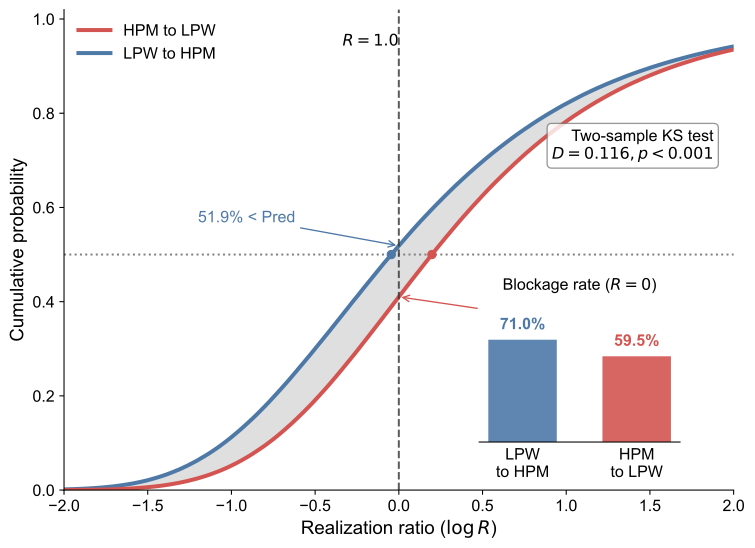

Write the Python code that produced this figure.
import glob
import os

import matplotlib

matplotlib.use("Agg")
import matplotlib.pyplot as plt
import numpy as np
import pandas as pd
import seaborn as sns
from matplotlib.lines import Line2D
from scipy import stats


SCRIPT_DIR = os.path.dirname(os.path.abspath(__file__))
ROOT_DIR = os.path.abspath(os.path.join(SCRIPT_DIR, "..", ".."))

real_folder = os.path.join(SCRIPT_DIR, "real")
pred_folder = os.path.join(SCRIPT_DIR, "gravity")
ref_folder = os.path.join(ROOT_DIR, "cbg_socioeconomic_attributes")
if not os.path.exists(ref_folder):
    ref_folder = os.path.join(ROOT_DIR, "cbg_socioeconomic_poi")
output_folder = SCRIPT_DIR

CITY_NAMES = [
    "Washington, D.C",
    "Miami",
    "Atlanta",
    "Chicago",
    "Boston",
    "Detroit",
    "New York",
    "Pittsburgh",
    "Philadelphia",
    "Dallas",
    "Houston",
    "Los Angeles",
    "San Diego",
    "San Francisco",
    "Phoenix",
    "St. Louis",
]

TYPE_LPW = "LPW"
TYPE_HPM = "HPM"
FLOW_HPM_TO_LPW = "HPM_to_LPW"
FLOW_LPW_TO_HPM = "LPW_to_HPM"
THRESHOLD_PRED = 0

COLOR_H2L = "#D35450"
COLOR_L2H = "#4E79A7"
COLOR_GRAY = "#333333"

plt.rcParams["font.family"] = "Arial"
plt.rcParams["font.size"] = 12


def validate_columns(df, required_columns, source_name):
    missing = sorted(required_columns - set(df.columns))
    if missing:
        raise ValueError(f"{source_name} is missing required columns: {missing}")


def validate_matrix(df, source_name):
    if df.empty:
        raise ValueError(f"{source_name} is empty.")
    if df.index.empty or df.columns.empty:
        raise ValueError(f"{source_name} must contain an origin index and destination columns.")


def load_type_map(city):
    ref_path = os.path.join(ref_folder, f"{city}.csv")
    if not os.path.exists(ref_path):
        matches = glob.glob(os.path.join(ref_folder, f"*{city}*.csv"))
        ref_path = matches[0] if matches else None

    if not ref_path:
        raise FileNotFoundError(f"No attribute file found for {city}")

    type_map = pd.read_csv(ref_path, dtype={"origin_geoid": str})
    validate_columns(type_map, {"origin_geoid", "origin_geoid_type"}, ref_path)
    type_map["origin_geoid_type"] = type_map["origin_geoid_type"].astype(str).str.strip()
    return dict(zip(type_map["origin_geoid"], type_map["origin_geoid_type"]))


def load_matrix(path):
    df = pd.read_csv(path, index_col=0, dtype={0: str})
    validate_matrix(df, path)
    df.index = df.index.astype(str)
    df.columns = df.columns.astype(str)
    df.index.name = "origin_geoid"
    return df.apply(pd.to_numeric, errors="coerce").fillna(0)


def get_link_data_and_stats():
    all_active_data = []
    stats_counter = {
        FLOW_HPM_TO_LPW: {"total": 0, "blocked": 0},
        FLOW_LPW_TO_HPM: {"total": 0, "blocked": 0},
    }

    print(f"Extracting link data with predicted flow > {THRESHOLD_PRED}...")

    for city in CITY_NAMES:
        try:
            f_real = os.path.join(real_folder, f"{city}.csv")
            f_pred = os.path.join(pred_folder, f"{city}.csv")

            if not (os.path.exists(f_real) and os.path.exists(f_pred)):
                print(f"Missing real or predicted matrix for {city}; skipping.")
                continue

            type_dict = load_type_map(city)
            df_r = load_matrix(f_real)
            df_p = load_matrix(f_pred)

            idx = df_r.index.intersection(df_p.index)
            col = df_r.columns.intersection(df_p.columns)
            df_r = df_r.loc[idx, col]
            df_p = df_p.loc[idx, col]

            series_r = df_r.stack()
            series_p = df_p.stack()

            df_link = pd.concat([series_r, series_p], axis=1, keys=["Obs", "Pred"])
            df_link.index.names = ["origin_block", "destination_block"]
            df_link = df_link.reset_index()

            df_valid = df_link[df_link["Pred"] > THRESHOLD_PRED].copy()
            if df_valid.empty:
                continue

            df_valid["O_Type"] = df_valid["origin_block"].map(type_dict)
            df_valid["D_Type"] = df_valid["destination_block"].map(type_dict)
            df_valid = df_valid.dropna(subset=["O_Type", "D_Type"])

            h2l_all = df_valid[(df_valid["O_Type"] == TYPE_HPM) & (df_valid["D_Type"] == TYPE_LPW)]
            stats_counter[FLOW_HPM_TO_LPW]["total"] += len(h2l_all)
            stats_counter[FLOW_HPM_TO_LPW]["blocked"] += len(h2l_all[h2l_all["Obs"] == 0])

            l2h_all = df_valid[(df_valid["O_Type"] == TYPE_LPW) & (df_valid["D_Type"] == TYPE_HPM)]
            stats_counter[FLOW_LPW_TO_HPM]["total"] += len(l2h_all)
            stats_counter[FLOW_LPW_TO_HPM]["blocked"] += len(l2h_all[l2h_all["Obs"] == 0])

            active_links = df_valid[df_valid["Obs"] > 0].copy()

            h2l_active = active_links[
                (active_links["O_Type"] == TYPE_HPM) & (active_links["D_Type"] == TYPE_LPW)
            ].copy()
            h2l_active["flow_type"] = FLOW_HPM_TO_LPW

            l2h_active = active_links[
                (active_links["O_Type"] == TYPE_LPW) & (active_links["D_Type"] == TYPE_HPM)
            ].copy()
            l2h_active["flow_type"] = FLOW_LPW_TO_HPM

            combined = pd.concat([h2l_active, l2h_active])
            if not combined.empty:
                combined["LogRatio"] = np.log10(combined["Obs"] / combined["Pred"])
                all_active_data.append(combined[["flow_type", "LogRatio"]])

        except Exception as exc:
            print(f"Error processing {city}: {exc}")
            continue

    df_ecdf = pd.concat(all_active_data, ignore_index=True) if all_active_data else pd.DataFrame()
    return df_ecdf, stats_counter


if __name__ == "__main__":
    gz_path = os.path.join(SCRIPT_DIR, "Fig3B_active_links.csv.gz")
    csv_path = os.path.join(SCRIPT_DIR, "Fig3B_active_links.csv")
    stats_path = os.path.join(SCRIPT_DIR, "Fig3B_blockage_stats.csv")

    if os.path.exists(gz_path) and os.path.exists(stats_path):
        print(f"Loading precomputed link data from {os.path.basename(gz_path)}...")
        df_plot = pd.read_csv(gz_path)
        stats_df = pd.read_csv(stats_path, index_col=0)
        blockage_stats = stats_df.to_dict()
    elif os.path.exists(csv_path) and os.path.exists(stats_path):
        print(f"Loading precomputed link data from {os.path.basename(csv_path)}...")
        df_plot = pd.read_csv(csv_path)
        stats_df = pd.read_csv(stats_path, index_col=0)
        blockage_stats = stats_df.to_dict()
    else:
        df_plot, blockage_stats = get_link_data_and_stats()

    if not df_plot.empty:
        rate_h2l = (
            blockage_stats[FLOW_HPM_TO_LPW]["blocked"]
            / blockage_stats[FLOW_HPM_TO_LPW]["total"]
        )
        rate_l2h = (
            blockage_stats[FLOW_LPW_TO_HPM]["blocked"]
            / blockage_stats[FLOW_LPW_TO_HPM]["total"]
        )

        print(f"HPM to LPW blockage rate: {rate_h2l:.2%}")
        print(f"LPW to HPM blockage rate: {rate_l2h:.2%}")

        fig, ax = plt.subplots(figsize=(9, 6.5), dpi=300)

        sns.ecdfplot(
            data=df_plot,
            x="LogRatio",
            hue="flow_type",
            palette={FLOW_HPM_TO_LPW: COLOR_H2L, FLOW_LPW_TO_HPM: COLOR_L2H},
            linewidth=3,
            ax=ax,
        )

        x_grid = np.linspace(-5, 5, 1000)
        vals_h2l = df_plot[df_plot["flow_type"] == FLOW_HPM_TO_LPW]["LogRatio"].values
        vals_l2h = df_plot[df_plot["flow_type"] == FLOW_LPW_TO_HPM]["LogRatio"].values

        def compute_ecdf_y(data, x):
            return np.mean(data[:, None] <= x, axis=0)

        y_h2l = compute_ecdf_y(vals_h2l, x_grid)
        y_l2h = compute_ecdf_y(vals_l2h, x_grid)

        ax.fill_between(
            x_grid,
            y_h2l,
            y_l2h,
            where=(y_l2h > y_h2l),
            color="gray",
            alpha=0.25,
            label="Asymmetry gap",
        )

        med_h2l = np.median(vals_h2l)
        med_l2h = np.median(vals_l2h)

        ax.axhline(0.5, color="gray", linestyle=":", alpha=1.0)
        ax.plot(med_h2l, 0.5, "o", color=COLOR_H2L, markersize=6)
        ax.plot(med_l2h, 0.5, "o", color=COLOR_L2H, markersize=6)

        y_at_0_h2l = np.mean(vals_h2l <= 0)
        y_at_0_l2h = np.mean(vals_l2h <= 0)

        ax.axvline(0, color=COLOR_GRAY, linestyle="--", alpha=0.8, label="$T_{obs}=T_{pred}$")

        ax.annotate(
            f"{y_at_0_h2l:.1%} < Pred",
            xy=(0, y_at_0_h2l),
            xytext=(0.5, y_at_0_h2l - 0.05),
            arrowprops=dict(arrowstyle="->", color=COLOR_H2L),
            color=COLOR_H2L,
            fontsize=12,
        )
        ax.annotate(
            f"{y_at_0_l2h:.1%} < Pred",
            xy=(0, y_at_0_l2h),
            xytext=(-1.2, y_at_0_l2h + 0.05),
            arrowprops=dict(arrowstyle="->", color=COLOR_L2H),
            color=COLOR_L2H,
            fontsize=12,
        )

        ks_stat, p_val = stats.ks_2samp(vals_h2l, vals_l2h)
        p_text = "p < 0.001" if p_val < 0.001 else f"p = {p_val:.3f}"
        stats_text = f"Two-sample KS test\n$D={ks_stat:.3f}, {p_text}$"
        ax.text(
            0.97,
            0.68,
            stats_text,
            transform=ax.transAxes,
            ha="right",
            va="bottom",
            fontsize=12,
            bbox=dict(boxstyle="round,pad=0.3", fc="white", ec="gray", alpha=0.8),
        )

        ax.text(0.5, 0.95, "$R = 1.0$", transform=ax.transAxes, ha="right", va="top", fontsize=12)

        ax.set_xlim(-2.0, 2.0)
        ax.set_ylim(0, 1.02)
        ax.set_xlabel(r"Realization ratio ($\log R$)", fontsize=14)
        ax.set_ylabel("Cumulative probability", fontsize=14)

        ax.spines["top"].set_visible(False)
        ax.spines["right"].set_visible(False)

        legend_elements = [
            Line2D([0], [0], color=COLOR_H2L, lw=3, label="HPM to LPW"),
            Line2D([0], [0], color=COLOR_L2H, lw=3, label="LPW to HPM"),
        ]
        ax.legend(handles=legend_elements, loc="upper left", frameon=False)

        ax_inset = ax.inset_axes([0.62, 0.1, 0.3, 0.3])

        bars_labels = ["LPW\nto HPM", "HPM\nto LPW"]
        x_positions = [0, 1]
        rates = [rate_l2h, rate_h2l]
        colors = [COLOR_L2H, COLOR_H2L]

        ax_inset.bar(x_positions, rates, color=colors, alpha=0.9, width=0.6)
        ax_inset.set_xticks(x_positions)
        ax_inset.set_xticklabels(bars_labels)
        ax_inset.set_title("Blockage rate ($R=0$)", fontsize=12)
        ax_inset.set_ylim(0, 1)

        ax_inset.spines["top"].set_visible(False)
        ax_inset.spines["right"].set_visible(False)
        ax_inset.spines["left"].set_visible(False)
        ax_inset.get_yaxis().set_visible(False)

        for i, value in enumerate(rates):
            ax_inset.text(
                i,
                value + 0.05,
                f"{value:.1%}",
                ha="center",
                va="bottom",
                fontsize=12,
                fontweight="bold",
                color=colors[i],
            )

        ax_inset.tick_params(axis="x", labelsize=12, length=0)

        os.makedirs(output_folder, exist_ok=True)
        plt.savefig(os.path.join(output_folder, "Fig3B.png"), dpi=300, bbox_inches="tight")
        plt.savefig(os.path.join(output_folder, "Fig3B.svg"), format="svg", bbox_inches="tight")

        print("ECDF figure complete.")
        plt.show()
